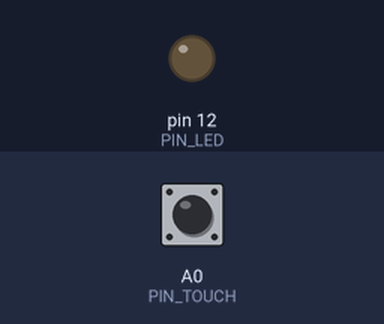
Recording of a sketch running on a simulated Arduino Uno, built with avr-gcc and run on an emulated ATmega328P. On the bench: output pins drawn as LEDs (lit = HIGH). The test bench sets the inputs (shaded band); at power-on: A0 (PIN_TOUCH) HIGH. What the sketch prints to the serial monitor is not drawn.

Above: at 2.4 s.
2.5 s: A0 (PIN_TOUCH) pulled LOW for 0.25 s
At 2.75 s:
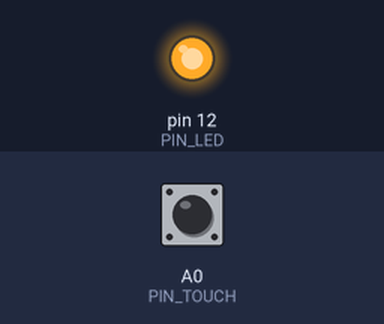
4.3 s: A0 (PIN_TOUCH) pulled LOW for 3.2 s
At 8.2 s:
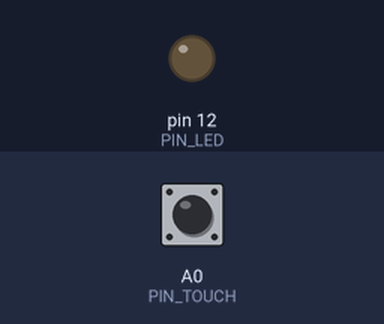
Timing chart, 0 to 9.7 s (numbered marks = the images above; inputs shaded):
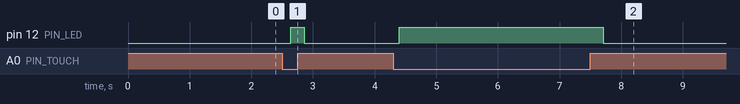

The sketch:

touch-sensor.ino
```cpp
#include <ADCTouch.h>

// Connect a piece of wire to PIN_TOUCH for touch sensing.
// Touch the wire (works through wire insulation as well) to light up a LED on PIN_LED.
// A metal tray connected to PIN_TOUCH with a piece of wire detects a hand from
// around 10 cm away without touching it.

// Capacitive Touch Sensing with AVR and a Single ADC Pin
// https://web.archive.org/web/20170912232909/http://tuomasnylund.fi/drupal6/content/capacitive-touch-sensing-avr-and-single-adc-pin

int baseline;

const int PIN_LED = 12; // LED connected to this pin
const int PIN_TOUCH =
    A0; // Touch sensor (e.g a piece of wire) connected to this pin

const int touchValueThreshold =
    3; // change this threshold value as needed; decrease to
        // increase sensitivity or increase to increase
        // reliability in noisy environment

void setup() {

  Serial.begin(115200);

  pinMode(PIN_LED, OUTPUT);

  // Measures the baseline capacitance
  baseline = ADCTouch.read(PIN_TOUCH, 10000);
  Serial.print("Baseline: ");
  Serial.println(baseline);
}

void loop() {

  // Read current value and subtract the baseline
  int touchValue = ADCTouch.read(PIN_TOUCH, 1000) - baseline;

  Serial.print("Value: ");
  Serial.println(touchValue);

  if (touchValue > touchValueThreshold) {
    Serial.println("\e[0;32m--> TOUCHED THE WIRE!\e[0m");
    digitalWrite(PIN_LED, HIGH);
  } else {
    digitalWrite(PIN_LED, LOW);
  }
  delay(100);
}
```

Measured:
- after the input at 2.5 s, pin 12 (PIN_LED): LOW → HIGH after 0.14 s, → LOW 0.22 s later
- after the input at 4.3 s, pin 12 (PIN_LED): LOW → HIGH after 0.10 s, → LOW 3.3 s later
